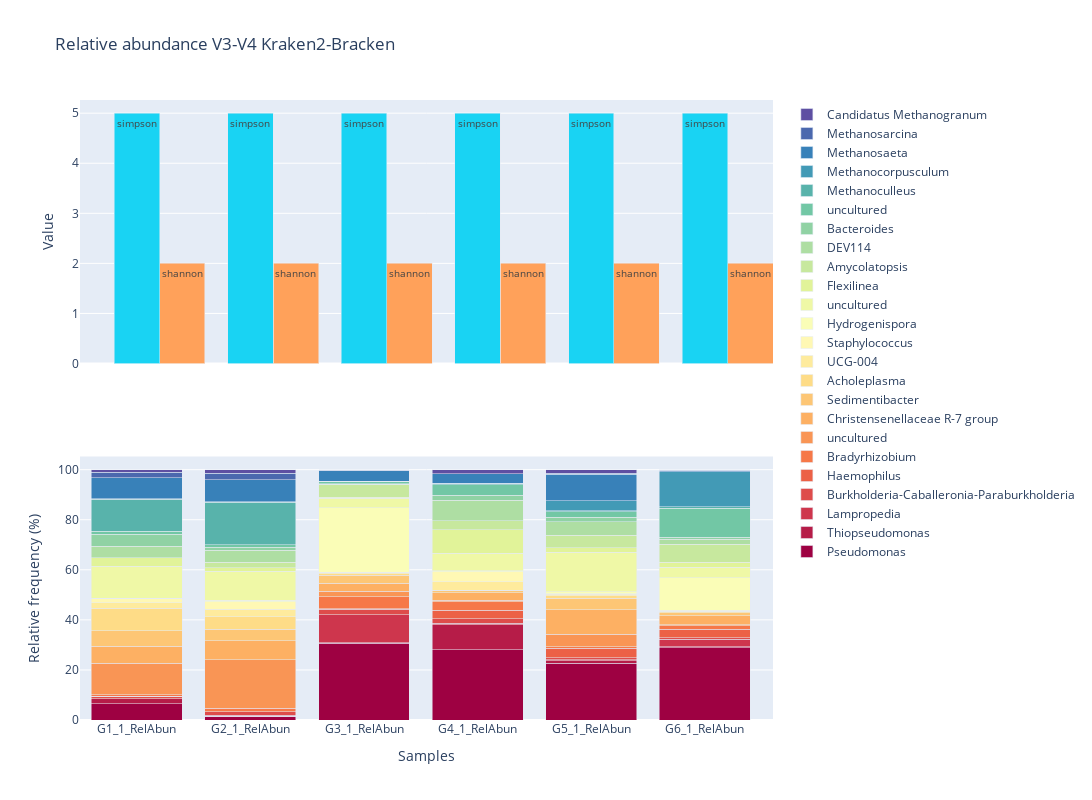

The notebook cell saved with this chart:
### Code cell
bracken_file_relative_abun=bracken_file.loc[:,"name":]
fig = make_subplots(rows=2, cols=1, shared_xaxes=True)

sample_names=bracken_file_relative_abun.iloc[:,1:].columns
bracken_file_relative_abun["name"] = bracken_file_relative_abun["name"].apply(lambda x:x.strip())

# Number of bars
num_bars = len(bracken_file_relative_abun["name"])

# Generate colors using a predefined colorscale (Viridis, Cividis, etc.)
colors = px.colors.sample_colorscale('spectral', np.linspace(0, 1, num_bars))

## Composition bars
for i in range(0, len(bracken_file_relative_abun["name"])):
        fig.add_bar(name=bracken_file_relative_abun.iloc[i,0].strip(),
                        x=sample_names,y=bracken_file_relative_abun.iloc[i,1:],
                        row=2, col=1, marker=dict(color=colors[i])
                    )

## Diversity bars
width=0.4
offset=0.2
fig.add_bar(x=sample_names, y=[2]*6, showlegend=False,
                        row=1, col=1, width=width,offset=offset,
                        text="shannon", textangle=360, textposition='outside', hoverinfo="none"
                    )
fig.add_bar(x=sample_names, y=[5]*6, showlegend=False,
                        row=1, col=1, width=width,
                        text="simpson", textangle=360, textposition='outside', hoverinfo="none"
                    )

fig.update_layout(barmode='stack',
    autosize=True,
    width=1200,
    height=800,
    title_text="Relative abundance V3-V4 Kraken2-Bracken",
    )


## Composition bars
fig.update_yaxes(title_text="Relative frequency (%)", row=2, col=1)
fig.update_xaxes(title_text="Samples", row=2, col=1)

## Diversity bars
fig.update_traces(base='group', row=1, col=1, overwrite=True)
fig.update_yaxes(title_text="Value", row=1, col=1)

### Figure 1 — Plotly figure (JSON) as saved in the notebook; plotly's stock layout.template omitted (floating-point values rounded to 4 significant figures)
{"data": [{"marker": {"color": "rgb(158, 1, 66)"}, "name": "Pseudomonas", "type": "bar", "x": ["G1_1_RelAbun", "G2_1_RelAbun", "G3_1_RelAbun", "G4_1_RelAbun", "G5_1_RelAbun", "G6_1_RelAbun"], "xaxis": "x2", "y": [6.485, 1.514, 30.62, 28.02, 22.63, 28.81], "yaxis": "y2"}, {"marker": {"color": "rgb(182, 28, 72)"}, "name": "Thiopseudomonas", "type": "bar", "x": ["G1_1_RelAbun", "G2_1_RelAbun", "G3_1_RelAbun", "G4_1_RelAbun", "G5_1_RelAbun", "G6_1_RelAbun"], "xaxis": "x2", "y": [1.98, 0.06826, 0.1453, 10.09, 0.9694, 0.3651], "yaxis": "y2"}, {"marker": {"color": "rgb(206, 54, 77)"}, "name": "Lampropedia", "type": "bar", "x": ["G1_1_RelAbun", "G2_1_RelAbun", "G3_1_RelAbun", "G4_1_RelAbun", "G5_1_RelAbun", "G6_1_RelAbun"], "xaxis": "x2", "y": [0.01285, 0.3355, 11.21, 0.4633, 0.5378, 3.105], "yaxis": "y2"}, {"marker": {"color": "rgb(222, 76, 75)"}, "name": "Burkholderia-Caballeronia-Paraburkholderia", "type": "bar", "x": ["G1_1_RelAbun", "G2_1_RelAbun", "G3_1_RelAbun", "G4_1_RelAbun", "G5_1_RelAbun", "G6_1_RelAbun"], "xaxis": "x2", "y": [1.082, 1.455, 2.367, 1.868, 0.7379, 0.4881], "yaxis": "y2"}, {"marker": {"color": "rgb(236, 97, 70)"}, "name": "Haemophilus", "type": "bar", "x": ["G1_1_RelAbun", "G2_1_RelAbun", "G3_1_RelAbun", "G4_1_RelAbun", "G5_1_RelAbun", "G6_1_RelAbun"], "xaxis": "x2", "y": [0.004671, 0.0185, 0.02768, 3.467, 3.809, 3.481], "yaxis": "y2"}, {"marker": {"color": "rgb(246, 120, 72)"}, "name": "Bradyrhizobium", "type": "bar", "x": ["G1_1_RelAbun", "G2_1_RelAbun", "G3_1_RelAbun", "G4_1_RelAbun", "G5_1_RelAbun", "G6_1_RelAbun"], "xaxis": "x2", "y": [0.5033, 1.343, 4.845, 3.263, 0.66, 1.416], "yaxis": "y2"}, {"marker": {"color": "rgb(249, 149, 85)"}, "name": "uncultured", "type": "bar", "x": ["G1_1_RelAbun", "G2_1_RelAbun", "G3_1_RelAbun", "G4_1_RelAbun", "G5_1_RelAbun", "G6_1_RelAbun"], "xaxis": "x2", "y": [12.57, 19.34, 2.239, 0.5691, 4.874, 0.3036], "yaxis": "y2"}, {"marker": {"color": "rgb(253, 176, 99)"}, "name": "Christensenellaceae R-7 group", "type": "bar", "x": ["G1_1_RelAbun", "G2_1_RelAbun", "G3_1_RelAbun", "G4_1_RelAbun", "G5_1_RelAbun", "G6_1_RelAbun"], "xaxis": "x2", "y": [6.813, 7.564, 3.115, 3.143, 9.773, 3.732], "yaxis": "y2"}, {"marker": {"color": "rgb(253, 198, 117)"}, "name": "Sedimentibacter", "type": "bar", "x": ["G1_1_RelAbun", "G2_1_RelAbun", "G3_1_RelAbun", "G4_1_RelAbun", "G5_1_RelAbun", "G6_1_RelAbun"], "xaxis": "x2", "y": [6.235, 4.647, 3.169, 0.8675, 4.637, 1.106], "yaxis": "y2"}, {"marker": {"color": "rgb(254, 220, 135)"}, "name": "Acholeplasma", "type": "bar", "x": ["G1_1_RelAbun", "G2_1_RelAbun", "G3_1_RelAbun", "G4_1_RelAbun", "G5_1_RelAbun", "G6_1_RelAbun"], "xaxis": "x2", "y": [9.049, 4.999, 0.6074, 0.09701, 1.089, 0.4255], "yaxis": "y2"}, {"marker": {"color": "rgb(254, 235, 157)"}, "name": "UCG-004", "type": "bar", "x": ["G1_1_RelAbun", "G2_1_RelAbun", "G3_1_RelAbun", "G4_1_RelAbun", "G5_1_RelAbun", "G6_1_RelAbun"], "xaxis": "x2", "y": [2.045, 2.904, 0.399, 3.341, 0.5298, 0.2791], "yaxis": "y2"}, {"marker": {"color": "rgb(255, 248, 180)"}, "name": "Staphylococcus", "type": "bar", "x": ["G1_1_RelAbun", "G2_1_RelAbun", "G3_1_RelAbun", "G4_1_RelAbun", "G5_1_RelAbun", "G6_1_RelAbun"], "xaxis": "x2", "y": [1.806, 3.096, 0.3406, 3.969, 0.2433, 0.2347], "yaxis": "y2"}, {"marker": {"color": "rgb(250, 253, 183)"}, "name": "Hydrogenispora", "type": "bar", "x": ["G1_1_RelAbun", "G2_1_RelAbun", "G3_1_RelAbun", "G4_1_RelAbun", "G5_1_RelAbun", "G6_1_RelAbun"], "xaxis": "x2", "y": [0.04496, 0.4906, 25.62, 0.4324, 0.7523, 13.08], "yaxis": "y2"}, {"marker": {"color": "rgb(239, 248, 166)"}, "name": "uncultured", "type": "bar", "x": ["G1_1_RelAbun", "G2_1_RelAbun", "G3_1_RelAbun", "G4_1_RelAbun", "G5_1_RelAbun", "G6_1_RelAbun"], "xaxis": "x2", "y": [12.78, 11.64, 3.89, 7.007, 15.85, 4.177], "yaxis": "y2"}, {"marker": {"color": "rgb(225, 243, 153)"}, "name": "Flexilinea", "type": "bar", "x": ["G1_1_RelAbun", "G2_1_RelAbun", "G3_1_RelAbun", "G4_1_RelAbun", "G5_1_RelAbun", "G6_1_RelAbun"], "xaxis": "x2", "y": [3.391, 1.321, 0.4167, 9.409, 1.755, 2.024], "yaxis": "y2"}, {"marker": {"color": "rgb(199, 232, 158)"}, "name": "Amycolatopsis", "type": "bar", "x": ["G1_1_RelAbun", "G2_1_RelAbun", "G3_1_RelAbun", "G4_1_RelAbun", "G5_1_RelAbun", "G6_1_RelAbun"], "xaxis": "x2", "y": [0.02686, 2.324, 4.946, 3.619, 5.034, 7.185], "yaxis": "y2"}, {"marker": {"color": "rgb(174, 222, 163)"}, "name": "DEV114", "type": "bar", "x": ["G1_1_RelAbun", "G2_1_RelAbun", "G3_1_RelAbun", "G4_1_RelAbun", "G5_1_RelAbun", "G6_1_RelAbun"], "xaxis": "x2", "y": [4.542, 4.804, 0.1553, 8.062, 5.221, 2.02], "yaxis": "y2"}, {"marker": {"color": "rgb(144, 210, 164)"}, "name": "Bacteroides", "type": "bar", "x": ["G1_1_RelAbun", "G2_1_RelAbun", "G3_1_RelAbun", "G4_1_RelAbun", "G5_1_RelAbun", "G6_1_RelAbun"], "xaxis": "x2", "y": [4.803, 1.068, 0.3137, 2.153, 1.836, 0.733], "yaxis": "y2"}, {"marker": {"color": "rgb(114, 199, 165)"}, "name": "uncultured", "type": "bar", "x": ["G1_1_RelAbun", "G2_1_RelAbun", "G3_1_RelAbun", "G4_1_RelAbun", "G5_1_RelAbun", "G6_1_RelAbun"], "xaxis": "x2", "y": [1.238, 1.015, 0.9019, 4.154, 2.255, 11.55], "yaxis": "y2"}, {"marker": {"color": "rgb(88, 179, 171)"}, "name": "Methanoculleus", "type": "bar", "x": ["G1_1_RelAbun", "G2_1_RelAbun", "G3_1_RelAbun", "G4_1_RelAbun", "G5_1_RelAbun", "G6_1_RelAbun"], "xaxis": "x2", "y": [12.79, 17.08, 0.08919, 0.4365, 0.4284, 0.6499], "yaxis": "y2"}, {"marker": {"color": "rgb(66, 154, 182)"}, "name": "Methanocorpusculum", "type": "bar", "x": ["G1_1_RelAbun", "G2_1_RelAbun", "G3_1_RelAbun", "G4_1_RelAbun", "G5_1_RelAbun", "G6_1_RelAbun"], "xaxis": "x2", "y": [0.1086, 0.222, 0.0223, 0.1123, 4.028, 14.02], "yaxis": "y2"}, {"marker": {"color": "rgb(56, 129, 185)"}, "name": "Methanosaeta", "type": "bar", "x": ["G1_1_RelAbun", "G2_1_RelAbun", "G3_1_RelAbun", "G4_1_RelAbun", "G5_1_RelAbun", "G6_1_RelAbun"], "xaxis": "x2", "y": [8.391, 8.728, 4.133, 3.813, 10.62, 0.4625], "yaxis": "y2"}, {"marker": {"color": "rgb(75, 104, 174)"}, "name": "Methanosarcina", "type": "bar", "x": ["G1_1_RelAbun", "G2_1_RelAbun", "G3_1_RelAbun", "G4_1_RelAbun", "G5_1_RelAbun", "G6_1_RelAbun"], "xaxis": "x2", "y": [2.349, 2.544, 0.1384, 0.03003, 0.2427, 0.01652], "yaxis": "y2"}, {"marker": {"color": "rgb(94, 79, 162)"}, "name": "Candidatus Methanogranum", "type": "bar", "x": ["G1_1_RelAbun", "G2_1_RelAbun", "G3_1_RelAbun", "G4_1_RelAbun", "G5_1_RelAbun", "G6_1_RelAbun"], "xaxis": "x2", "y": [0.9424, 1.476, 0.2891, 1.606, 1.486, 0.3275], "yaxis": "y2"}, {"base": "group", "hoverinfo": "none", "offset": 0.2, "showlegend": false, "text": "shannon", "textangle": 0, "textposition": "outside", "type": "bar", "width": 0.4, "x": ["G1_1_RelAbun", "G2_1_RelAbun", "G3_1_RelAbun", "G4_1_RelAbun", "G5_1_RelAbun", "G6_1_RelAbun"], "xaxis": "x", "y": [2, 2, 2, 2, 2, 2], "yaxis": "y"}, {"base": "group", "hoverinfo": "none", "showlegend": false, "text": "simpson", "textangle": 0, "textposition": "outside", "type": "bar", "width": 0.4, "x": ["G1_1_RelAbun", "G2_1_RelAbun", "G3_1_RelAbun", "G4_1_RelAbun", "G5_1_RelAbun", "G6_1_RelAbun"], "xaxis": "x", "y": [5, 5, 5, 5, 5, 5], "yaxis": "y"}], "layout": {"autosize": true, "barmode": "stack", "height": 800, "title": {"text": "Relative abundance V3-V4 Kraken2-Bracken"}, "width": 1200, "xaxis": {"anchor": "y", "domain": [0, 1], "matches": "x2", "showticklabels": false}, "xaxis2": {"anchor": "y2", "domain": [0, 1], "title": {"text": "Samples"}}, "yaxis": {"anchor": "x", "domain": [0.575, 1], "title": {"text": "Value"}}, "yaxis2": {"anchor": "x2", "domain": [0, 0.425], "title": {"text": "Relative frequency (%)"}}}}
